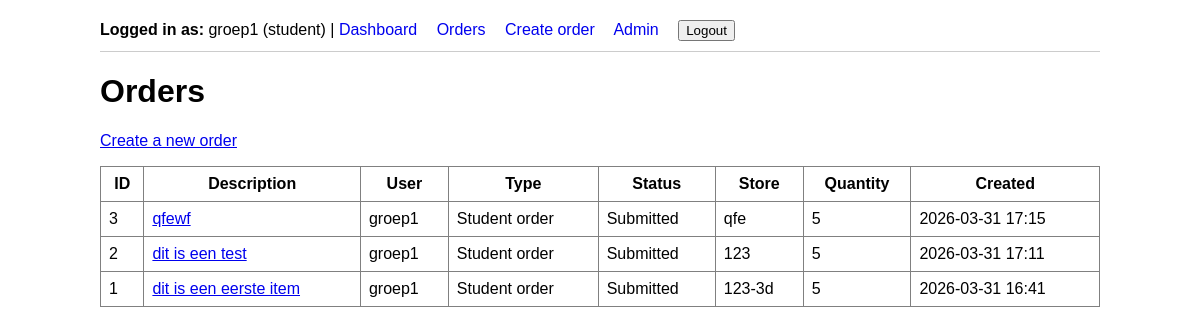
/orders/ (signed in), run on an earlier commit of the app's database.
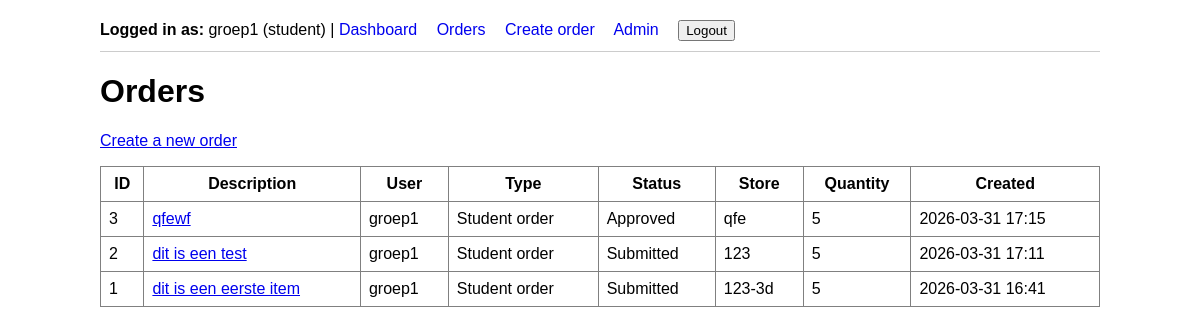
And on a later commit of the database.
### orders/models.py (models this page shows, shortened)
class Order(models.Model):
    ORDER_TYPE_STUDENT = "student_order"
    ORDER_TYPE_TEACHER = "teacher_order"
    ORDER_TYPE_CHOICES = [
        (ORDER_TYPE_STUDENT, "Student order"),
        (ORDER_TYPE_TEACHER, "Teacher order"),
    ]
    STATUS_DRAFT = "draft"
    STATUS_SUBMITTED = "submitted"
    STATUS_APPROVED = "approved"
    STATUS_REJECTED = "rejected"
    STATUS_REWORK = "rework"
    STATUS_CHOICES = [
        (STATUS_DRAFT, "Draft"),
        (STATUS_SUBMITTED, "Submitted"),
        (STATUS_APPROVED, "Approved"),
        (STATUS_REJECTED, "Rejected"),
        (STATUS_REWORK, "Needs rework"),
    ]
    user = models.ForeignKey(
        settings.AUTH_USER_MODEL,
        on_delete=models.CASCADE,
        related_name="orders",
    )
    order_type = models.CharField(max_length=20, choices=ORDER_TYPE_CHOICES)
    store = models.CharField(max_length=255)
    article_number = models.CharField(max_length=100, blank=True)
    quantity = models.PositiveIntegerField(default=1)
    status = models.CharField(max_length=20, choices=STATUS_CHOICES, default=STATUS_DRAFT)
    decision_reason = models.TextField(blank=True)
    created_at = models.DateTimeField(auto_now_add=True)
    short_description = models.CharField(max_length=255)
    url = models.URLField(blank=True)
    total_price_excl_vat = models.DecimalField(max_digits=10, decimal_places=2, null=True, blank=True)
    delivery_time_days = models.PositiveIntegerField(null=True, blank=True)
    purchase_request_number = models.CharField(max_length=100, blank=True)
    finance_order_date = models.DateField(null=True, blank=True)
    shipped_date = models.DateField(null=True, blank=True)
    received_date = models.DateField(null=True, blank=True)
    student_remarks = models.TextField(blank=True)
    teacher_remarks = models.TextField(blank=True)
    decided_by = models.ForeignKey(
        settings.AUTH_USER_MODEL,
        on_delete=models.SET_NULL,
        null=True,
        blank=True,
        related_name="decided_orders",
    )
    decided_at = models.DateTimeField(null=True, blank=True)
    class Meta:
        ordering = ["-created_at"]

### accounts/models.py (models this page shows, shortened)
class User(AbstractUser):
    ROLE_ADMIN = "admin"
    ROLE_TEACHER = "teacher"
    ROLE_STUDENT = "student"
    ROLE_CHOICES = [
        (ROLE_ADMIN, "Admin"),
        (ROLE_TEACHER, "Teacher"),
        (ROLE_STUDENT, "Student"),
    ]
    email = models.EmailField(unique=True)
    name = models.CharField(max_length=255)
    role = models.CharField(max_length=20, choices=ROLE_CHOICES, default=ROLE_STUDENT)
    USERNAME_FIELD = "email"
    REQUIRED_FIELDS = ["username", "name"]

### orders/views.py (the view)
# urls.py: path("orders/", order_list, name="order_list"),
@login_required
def order_list(request):
    orders = get_visible_orders_for_user(request.user)
    context = {
        "orders": orders,
    }
    return render(request, "orders/order_list.html", context)

### orders/views.py (called while the page is built)
def get_visible_orders_for_user(user):
    if user.role == "admin":
        return Order.objects.select_related("user", "decided_by").all()
    if user.role == "teacher":
        return Order.objects.select_related("user", "decided_by").filter(user=user)
    return Order.objects.select_related("user", "decided_by").filter(user=user)

### templates/orders/order_list.html (shortened to what this page needs)
{% extends "base.html" %}
{% block content %}
    <h1>Orders</h1>
    <p>
        <a href="{% url 'orders:order_create' %}">Create a new order</a>
    </p>
    {% if orders %}
        <table border="1" cellpadding="8" cellspacing="0" style="border-collapse: collapse; width: 100%;">
            <thead>
                <tr>
                    <th>ID</th>
                    <th>Description</th>
                    <th>User</th>
                    <th>Type</th>
                    <th>Status</th>
                    <th>Store</th>
                    <th>Quantity</th>
                    <th>Created</th>
                </tr>
            </thead>
            <tbody>
                {% for order in orders %}
                    <tr>
                        <td>{{ order.id }}</td>
                        <td>
                            <a href="{% url 'orders:order_detail' order.id %}">
                                {{ order.short_description }}
                            </a>
                        </td>
                        <td>{{ order.user.name }}</td>
                        <td>{{ order.get_order_type_display }}</td>
                        <td>{{ order.get_status_display }}</td>
                        <td>{{ order.store }}</td>
                        <td>{{ order.quantity }}</td>
                        <td>{{ order.created_at|date:"Y-m-d H:i" }}</td>
                    </tr>
                {% endfor %}
            </tbody>
        </table>
    {% else %}
        <div class="card">
            <p>No orders found.</p>
        </div>
    {% endif %}
{% endblock %}

What changed in the data, as far as the page shows it:
changed Order "qfewf": status "Submitted" → "Approved"
